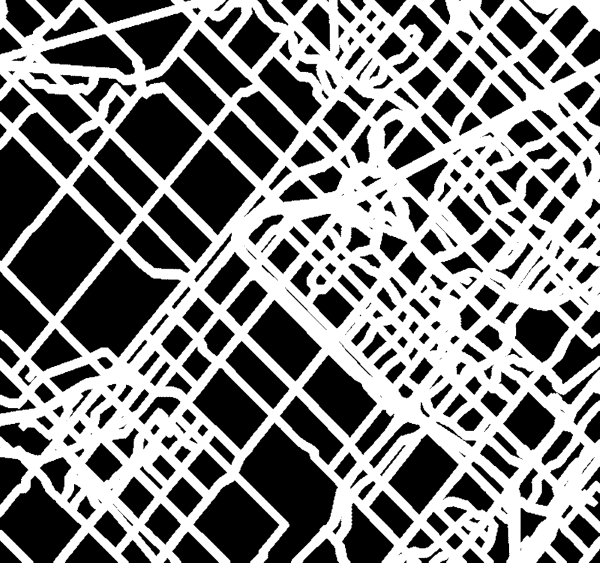
#> input picture worlds/sauga_map_resized.png, 1200 x 1125 px (shown at 1/2 size)
$ python ff_rrt_star_planner.py
#> lines starting #> are read from the running program, lines starting #| are printed output that depends on the picture; after the words box and inside, x2 and y2 are one past the last pixel; in counts of white or black regions, pixels touching at a corner belong together
### common.py
#!/usr/bin/python
import sys
import time
import pickle
import numpy as np
import random
import cv2

from itertools import product
from math import cos, sin, atan, atan2, pi, sqrt

import matplotlib
import matplotlib.pyplot as plt

from plotting_utils import *
from priority_queue import priority_dict

class State:
    """
    2D state.
    """

    def __init__(self, x, y, parent):
        """
        x represents the columns on the image and y represents the rows,
        Both are presumed to be integers
        """
        self.x = x
        self.y = y
        self.parent = parent
        self.children = []
        self.cost = 0 # new


    # [12 lines left out: functions __eq__, __hash__, not called in this run]

    def euclidean_distance(self, state):
        assert (state)
        return sqrt((state.x - self.x)**2 + (state.y - self.y)**2)


class RRTPlanner:
    """
    Base RRT Planner class
    """

    def __init__(self, world):
        # (rows, cols, channels) array with values in {0,..., 255}
        self.world = world

        # (rows, cols) binary array. Cell is 1 iff it is occupied
        self.occ_grid = self.world[:,:,0]
        self.occ_grid = (self.occ_grid == 0).astype('uint8')

        self.delta = 5

    # [269 lines left out: functions state_is_free, sample_state, _follow_parent_pointers, find_closest_state, steer_towards, path_is_obstacle_free and 8 more, not called in this run]

    # Abstract Method
    def plan(self, start_state, dest_state, max_num_steps, max_steering_radius, dest_reached_radius, test=False, filename=None):

        pass

    # Abstract Method (different paramaters)
    def plan(self, start_state, dest_state, max_num_steps, max_steering_radius, hybrid_lambda, test=False, filename=None):

        pass

    # Abstract Method (different paramaters)
    def plan(self, start_state, dest_state, max_num_steps, max_steering_radius, dichotomy, test=False, filename=None):

        pass

    # Abstract Method (different paramaters)
    def plan(self, start_state, dest_state, max_num_steps, max_steering_radius, hybrid_lambda, dichotomy, test=False, filename=None):

        pass

### ff_rrt_star_planner.py
#!/usr/bin/python
from common import *

class FFRRTPlanner(RRTPlanner):
    """
    Implementation of the FF-RRT* Planning algorithm.
    """

    # [99 lines left out: function plan, not called in this run]


if __name__ == "__main__":

    # [37 lines of commented-out code are left out]

    world = cv2.imread('./worlds/sauga_map_resized.png')
#> world is the input picture: shape (1125, 1200, 3); min 0, max 255, mean 128.8
    start_state = State(10, 47, None)
    dest_state = State(1080, 1085, None)

    ff_rrt_star = FFRRTPlanner(world)
#> in __init__, `self.occ_grid = (self.occ_grid == 0).astype('uint8')`:
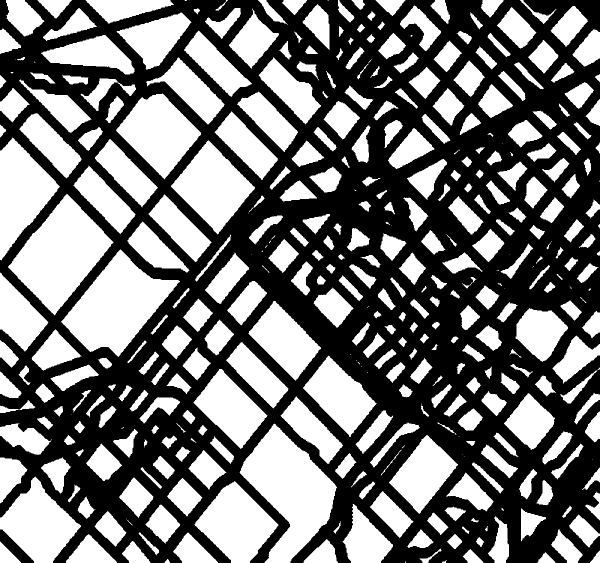
#> self.occ_grid: shape (1125, 1200) (shown at 1/2 size); values 0 (black) and 1 (white), 45.3% white; 380 white regions (43 under 20 px), largest, box (x1, y1, x2, y2) and area: (479, 847, 674, 1125) 26987, (16, 388, 227, 631) 25281, (122, 499, 360, 714) 24745

    max_num_steps = 100000     # max number of iterations
    max_steering_radius = 20  # pixels
    dest_reached_radius = 50  # pixels
    dichotomy = 2
#> (the run stopped early here; a loop or call above may not have finished)

$ run again, with worlds/simple_maze.png copied over worlds/sauga_map_resized.png
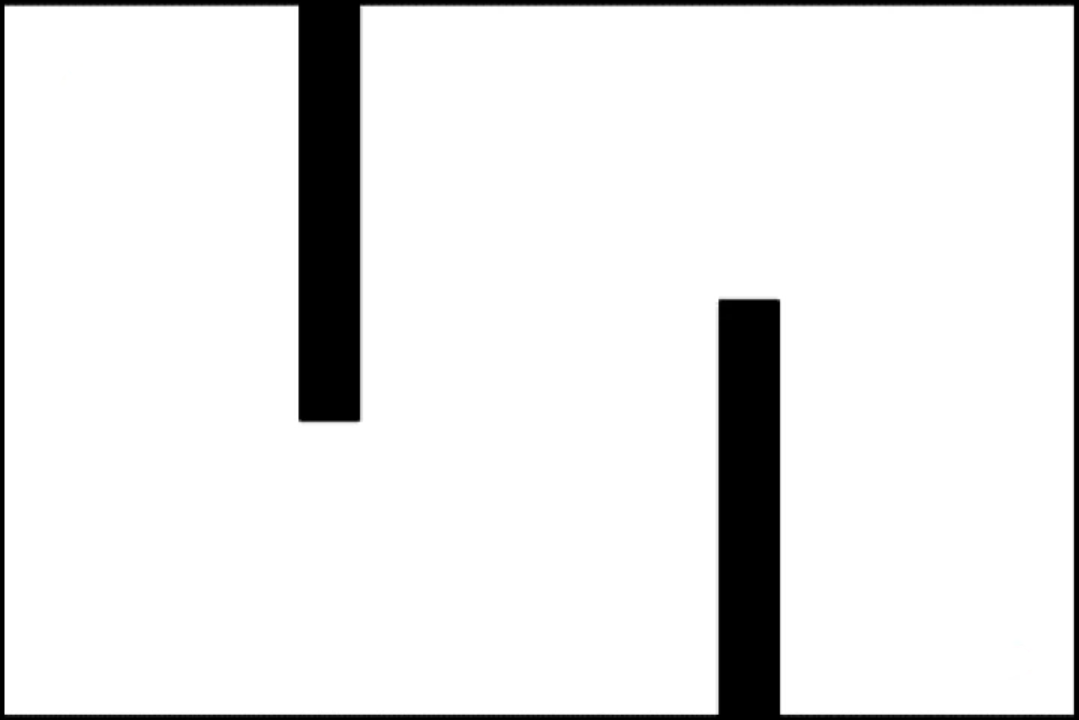
#> input picture worlds/simple_maze.png, 1079 x 720 px
#> world is the input picture: shape (720, 1079, 3); mean B, G, R 232.1, 232.1, 232.1
#> in __init__, `self.occ_grid = (self.occ_grid == 0).astype('uint8')`:
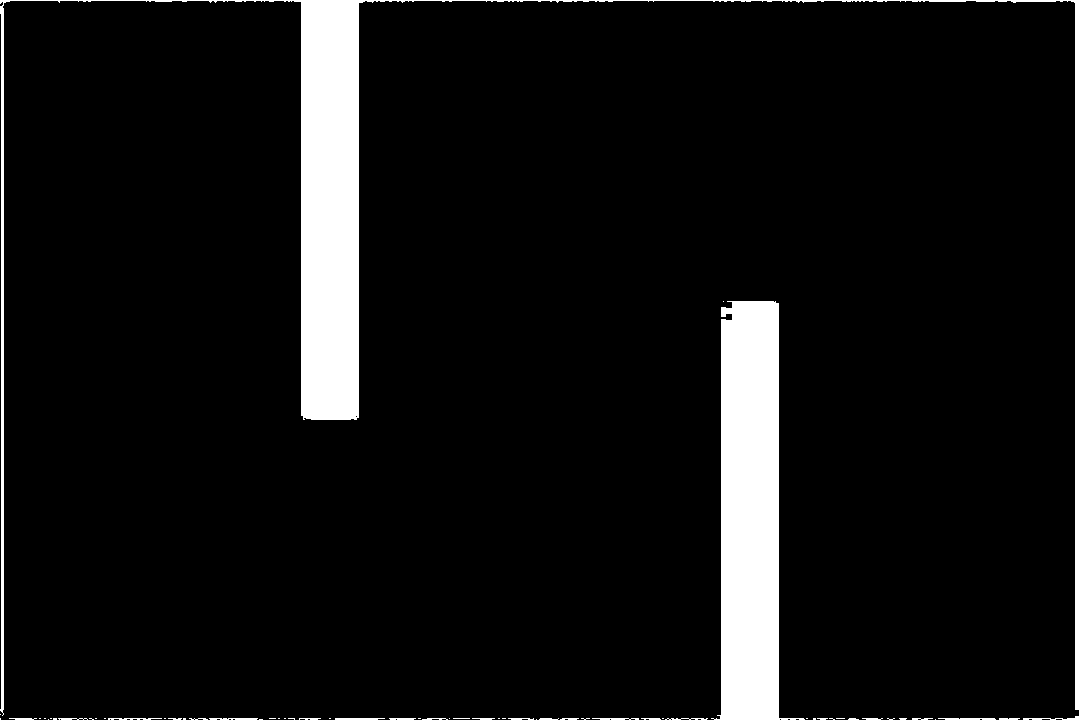
#> self.occ_grid: shape (720, 1079); values 0 (black) and 1 (white), 7.2% white; 60 white regions (36 under 20 px), largest, box (x1, y1, x2, y2) and area: (0, 0, 1079, 716) 30738, (711, 301, 805, 720) 24245, (938, 718, 996, 720) 105

$ run again, with worlds/complex_maze.png copied over worlds/sauga_map_resized.png
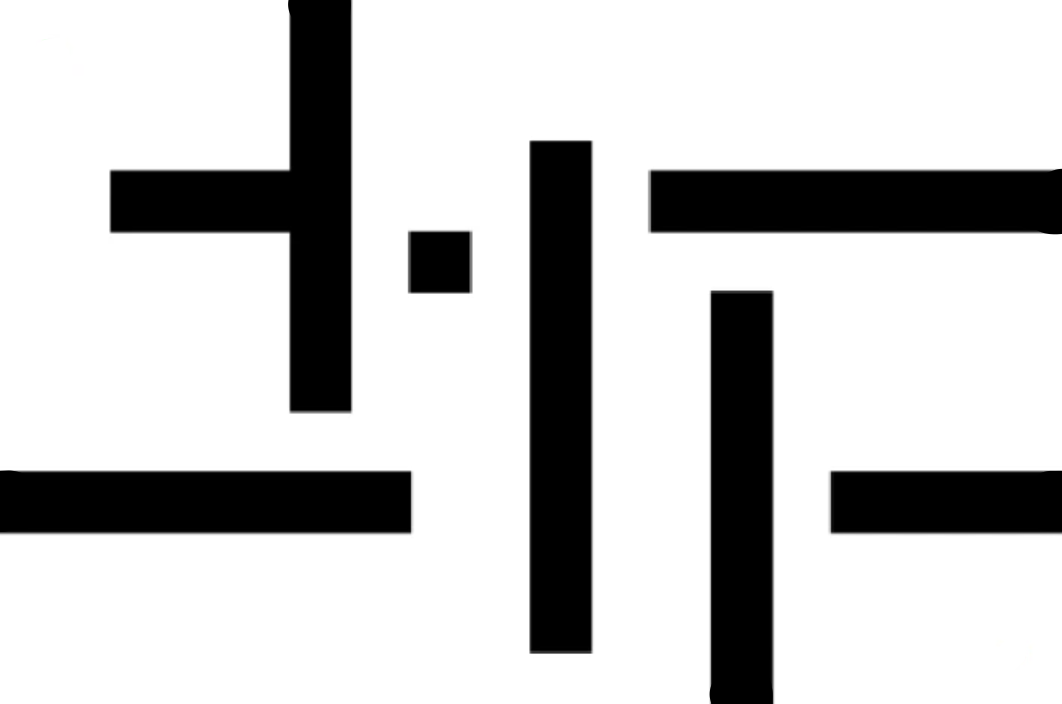
#> input picture worlds/complex_maze.png, 1062 x 704 px
#> world is the input picture: shape (704, 1062, 3); mean B, G, R 199.3, 199.3, 199.3
#> in __init__, `self.occ_grid = (self.occ_grid == 0).astype('uint8')`:
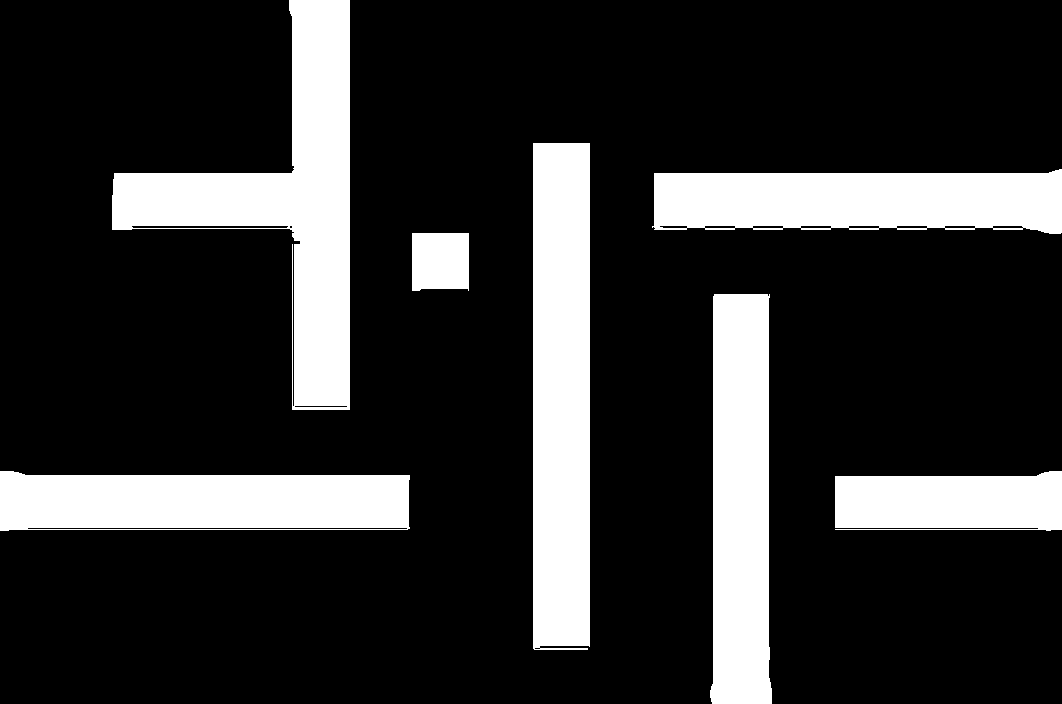
#> self.occ_grid: shape (704, 1062); values 0 (black) and 1 (white), 19.4% white; 7 white regions, largest, box (x1, y1, x2, y2) and area: (112, 0, 350, 410) 33326, (533, 143, 590, 650) 28790, (710, 294, 772, 704) 23081
